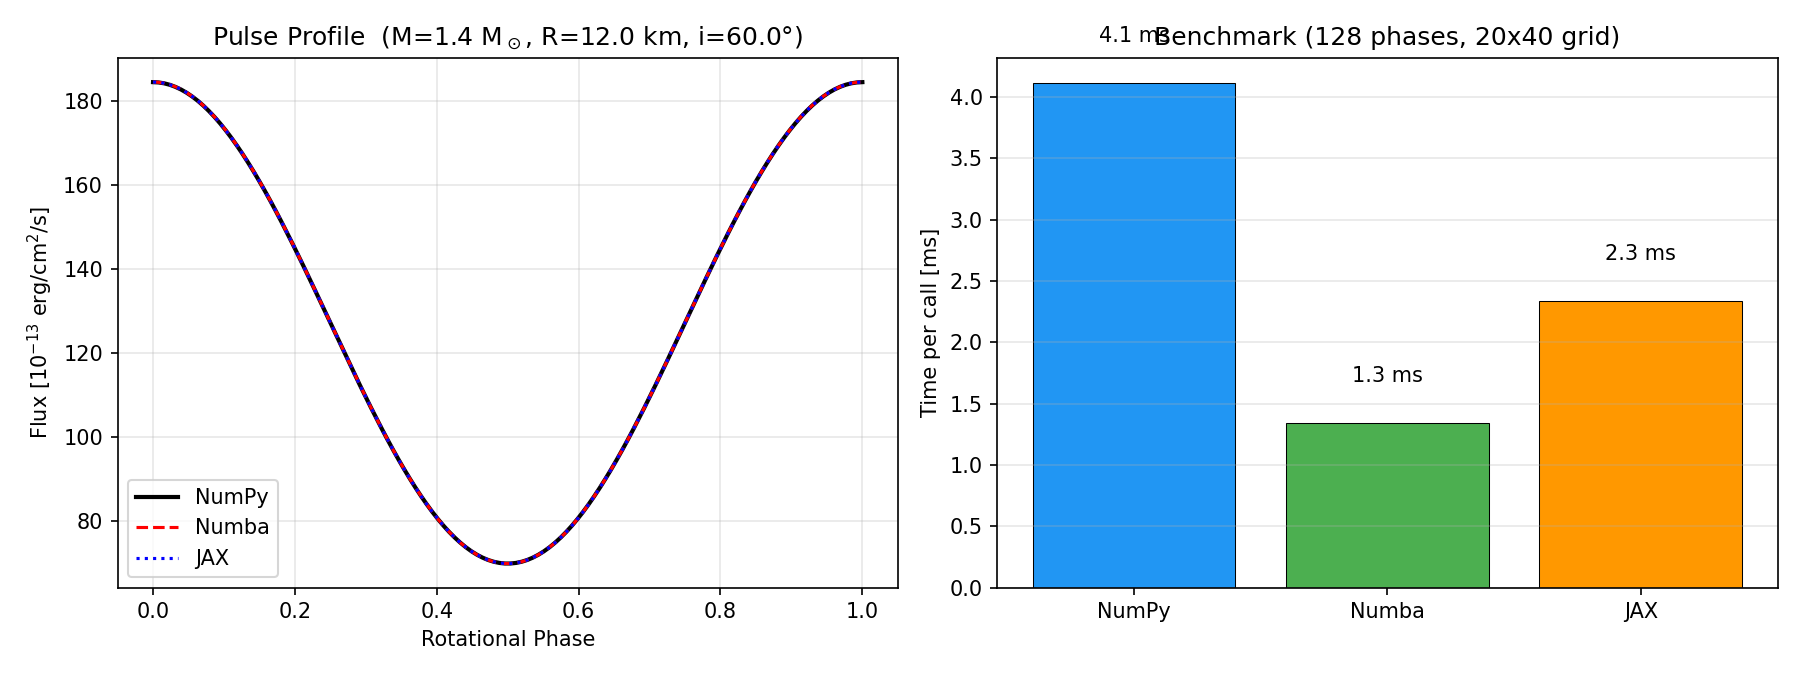

Here is the Python script that generated this plot:
"""Benchmark the three toy-model implementations and verify consistency."""

import time
import numpy as np
import matplotlib
matplotlib.use("Agg")
import matplotlib.pyplot as plt

import toymodel_numpy as np_impl
import toymodel_numba as nb_impl
import toymodel_jax as jx_impl
import jax.numpy as jnp


# Default neutron star parameters
PARAMS = {
    "M": 1.4,         # Solar masses
    "R": 12.0,        # km
    "i_deg": 60.0,    # observer inclination
    "theta_deg": 30.0,  # spot colatitude
    "rho_deg": 10.0,  # spot angular radius
    "T_keV": 0.3,     # spot temperature
    "D_kpc": 1.0,     # distance
    "n_spot_radial": 20,
    "n_spot_azimuthal": 40,
}

N_PHASES = 128
N_WARMUP = 3
N_TIMING = 20


def run_benchmark():
    phases = np.linspace(0, 1, N_PHASES)

    print("=" * 60)
    print("X-ray Pulse Profile Forward Model — Benchmark")
    print("=" * 60)
    print(f"Parameters: M={PARAMS['M']} Msun, R={PARAMS['R']} km, "
          f"i={PARAMS['i_deg']}°, θ={PARAMS['theta_deg']}°, "
          f"ρ={PARAMS['rho_deg']}°")
    print(f"Resolution: {N_PHASES} phases, "
          f"{PARAMS['n_spot_radial']}x{PARAMS['n_spot_azimuthal']} spot grid")
    print()

    # --- NumPy ---
    print("1. Pure NumPy...")
    flux_np = np_impl.pulse_profile(phases, **PARAMS)
    for _ in range(N_WARMUP):
        np_impl.pulse_profile(phases, **PARAMS)
    t0 = time.perf_counter()
    for _ in range(N_TIMING):
        np_impl.pulse_profile(phases, **PARAMS)
    t_np = (time.perf_counter() - t0) / N_TIMING
    print(f"   Time: {t_np*1000:.2f} ms per call")

    # --- Numba ---
    print("2. Numba @njit...")
    # First call triggers compilation
    flux_nb = nb_impl.pulse_profile(phases, **PARAMS)
    for _ in range(N_WARMUP):
        nb_impl.pulse_profile(phases, **PARAMS)
    t0 = time.perf_counter()
    for _ in range(N_TIMING):
        nb_impl.pulse_profile(phases, **PARAMS)
    t_nb = (time.perf_counter() - t0) / N_TIMING
    print(f"   Time: {t_nb*1000:.2f} ms per call")

    # --- JAX ---
    print("3. JAX @jit...")
    phases_jax = jnp.array(phases)
    flux_jx = jx_impl.pulse_profile(phases_jax, **PARAMS)
    # JAX JIT triggers on first call; warm up
    for _ in range(N_WARMUP):
        flux_jx = jx_impl.pulse_profile(phases_jax, **PARAMS)
    flux_jx.block_until_ready()
    t0 = time.perf_counter()
    for _ in range(N_TIMING):
        flux_jx = jx_impl.pulse_profile(phases_jax, **PARAMS)
        flux_jx.block_until_ready()
    t_jx = (time.perf_counter() - t0) / N_TIMING
    print(f"   Time: {t_jx*1000:.2f} ms per call")

    # --- Verification ---
    print()
    print("--- Verification ---")
    flux_jx_np = np.asarray(flux_jx)
    diff_nb = np.max(np.abs(flux_np - flux_nb))
    diff_jx = np.max(np.abs(flux_np - flux_jx_np))
    print(f"Max |NumPy - Numba| = {diff_nb:.2e}")
    print(f"Max |NumPy - JAX|   = {diff_jx:.2e}")

    # --- Speedup ---
    speedup_nb = t_np / t_nb
    speedup_jx = t_np / t_jx
    print()
    print("--- Speedup ---")
    print(f"Numba vs NumPy: {speedup_nb:.1f}x")
    print(f"JAX vs NumPy:   {speedup_jx:.1f}x")

    # --- Plot ---
    fig, (ax1, ax2) = plt.subplots(1, 2, figsize=(12, 4.5))

    # Pulse profile
    ax1.plot(phases, flux_np * 1e13, "k-", linewidth=2, label="NumPy")
    ax1.plot(phases, flux_nb * 1e13, "r--", linewidth=1.5, label="Numba")
    ax1.plot(phases, flux_jx_np * 1e13, "b:", linewidth=1.5, label="JAX")
    ax1.set_xlabel("Rotational Phase")
    ax1.set_ylabel("Flux [10$^{-13}$ erg/cm$^2$/s]")
    ax1.set_title(f"Pulse Profile  (M={PARAMS['M']} M$_\\odot$, "
                  f"R={PARAMS['R']} km, i={PARAMS['i_deg']}°)")
    ax1.legend()
    ax1.grid(True, alpha=0.3)

    # Benchmark bar chart
    times_ms = [t_np * 1000, t_nb * 1000, t_jx * 1000]
    labels = ["NumPy", "Numba", "JAX"]
    colors = ["#2196F3", "#4CAF50", "#FF9800"]
    bars = ax2.bar(labels, times_ms, color=colors, edgecolor="black", linewidth=0.5)
    ax2.set_ylabel("Time per call [ms]")
    ax2.set_title(f"Benchmark ({N_PHASES} phases, "
                  f"{PARAMS['n_spot_radial']}x{PARAMS['n_spot_azimuthal']} grid)")
    for bar, tval in zip(bars, times_ms):
        ax2.text(bar.get_x() + bar.get_width() / 2, bar.get_height() + 0.3,
                 f"{tval:.1f} ms", ha="center", va="bottom", fontsize=10)
    ax2.grid(True, alpha=0.3, axis="y")

    plt.tight_layout()
    plt.savefig("benchmark.png", dpi=150)
    print()
    print("Benchmark plot saved to benchmark.png")

    return flux_np, flux_nb, flux_jx_np


if __name__ == "__main__":
    run_benchmark()
